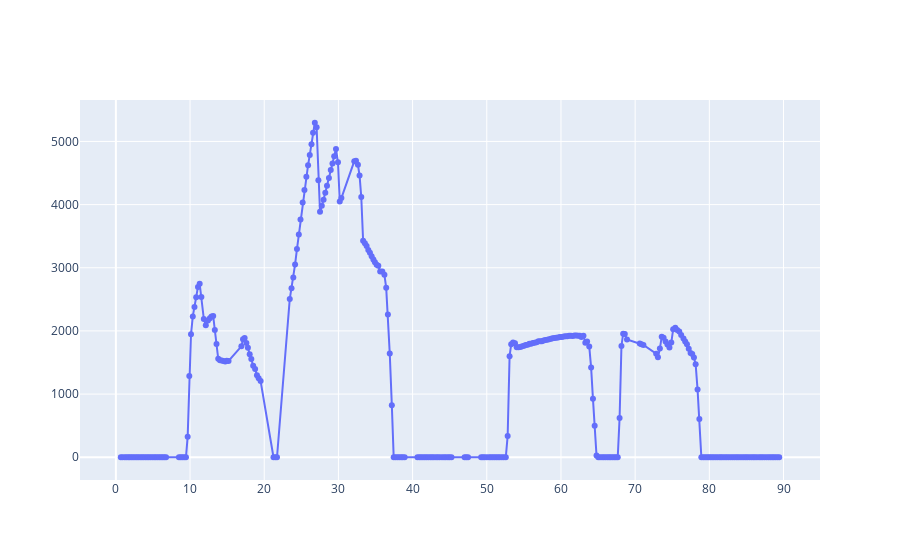

The code cell stored with this chart in its notebook:
### Code cell
f = decoder.plot_signal_from_id('18DAF218',[0,12,98,5,31], 'SIG_BE_1', return_fig=True)
f['data'][0]['mode'] = 'lines+markers'
f.show()

### Figure 1 — Plotly figure (JSON) as saved in the notebook; plotly's stock layout.template omitted (floating-point values rounded to 4 significant figures; data arrays with more than 128 entries replaced by an {"elided": "..."} marker saying what was removed)
{"data": [{"mode": "lines+markers", "name": "SIG_BE_1", "type": "scatter", "x": {"elided": "303 float values"}, "y": {"elided": "303 float values"}}], "layout": {}}
